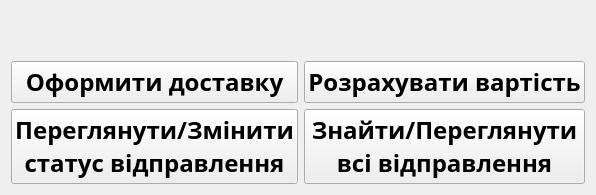
    <widget class="QWidget" name="mainMenuWidget">
     <layout class="QGridLayout" name="gridLayout">
      <item row="4" column="0">
       <widget class="QPushButton" name="statusShowChangeButton">
        <property name="sizePolicy">
         <sizepolicy hsizetype="Preferred" vsizetype="Preferred">
          <horstretch>0</horstretch>
          <verstretch>0</verstretch>
         </sizepolicy>
        </property>
        <property name="font">
         <font>
          <family>Berlin Sans FB Demi</family>
          <pointsize>18</pointsize>
          <bold>true</bold>
         </font>
        </property>
        <property name="styleSheet">
         <string notr="true">background-image: url(:/images/images/status.jpg);
</string>
        </property>
        <property name="text">
         <string>Переглянути/Змінити
статус відправлення</string>
        </property>
       </widget>
      </item>
      <item row="1" column="0" colspan="2">
       <widget class="QLabel" name="mainGreetingLabel">
        <property name="sizePolicy">
         <sizepolicy hsizetype="Preferred" vsizetype="Fixed">
          <horstretch>0</horstretch>
          <verstretch>0</verstretch>
         </sizepolicy>
        </property>
        <property name="font">
         <font>
          <family>Bodoni MT Black</family>
          <pointsize>16</pointsize>
          <italic>false</italic>
          <bold>true</bold>
         </font>
        </property>
        <property name="text">
         <string/>
        </property>
        <property name="alignment">
         <set>Qt::AlignLeading|Qt::AlignLeft|Qt::AlignVCenter</set>
        </property>
       </widget>
      </item>
      <item row="3" column="1">
       <widget class="QPushButton" name="calculateButton">
        <property name="sizePolicy">
         <sizepolicy hsizetype="Preferred" vsizetype="Preferred">
          <horstretch>0</horstretch>
          <verstretch>0</verstretch>
         </sizepolicy>
        </property>
        <property name="font">
         <font>
          <family>Berlin Sans FB Demi</family>
          <pointsize>18</pointsize>
          <bold>true</bold>
         </font>
        </property>
        <property name="styleSheet">
         <string notr="true">background-image: url(:/images/images/calculate.jpg);
</string>
        </property>
        <property name="text">
         <string>Розрахувати вартість</string>
        </property>
       </widget>
      </item>
      <item row="2" column="0" colspan="2">
       <spacer name="verticalSpacer_18">
        <property name="orientation">
         <enum>Qt::Vertical</enum>
        </property>
        <property name="sizeType">
         <enum>QSizePolicy::Fixed</enum>
        </property>
        <property name="sizeHint" stdset="0">
         <size>
          <width>20</width>
          <height>10</height>
         </size>
        </property>
       </spacer>
      </item>
      <item row="3" column="0">
       <widget class="QPushButton" name="arrangeParcelButton">
        <property name="sizePolicy">
         <sizepolicy hsizetype="Preferred" vsizetype="Preferred">
          <horstretch>0</horstretch>
          <verstretch>0</verstretch>
         </sizepolicy>
        </property>
        <property name="font">
         <font>
          <family>Berlin Sans FB Demi</family>
          <pointsize>18</pointsize>
          <bold>true</bold>
         </font>
        </property>
        <property name="autoFillBackground">
         <bool>false</bool>
        </property>
        <property name="styleSheet">
         <string notr="true">background-image: url(:/images/images/arrange.jpg);

</string>
        </property>
        <property name="text">
         <string>Оформити доставку</string>
        </property>
       </widget>
      </item>
      <item row="4" column="1">
       <widget class="QPushButton" name="searchShowAllButton">
        <property name="sizePolicy">
         <sizepolicy hsizetype="Preferred" vsizetype="Preferred">
          <horstretch>0</horstretch>
          <verstretch>0</verstretch>
         </sizepolicy>
        </property>
        <property name="font">
         <font>
          <family>Berlin Sans FB Demi</family>
          <pointsize>18</pointsize>
          <bold>true</bold>
         </font>
        </property>
        <property name="styleSheet">
         <string notr="true">background-image: url(:/images/images/show.jpg);</string>
        </property>
        <property name="text">
         <string>Знайти/Переглянути
всі відправлення</string>
        </property>
       </widget>
      </item>
      <item row="0" column="0" colspan="2">
       <spacer name="verticalSpacer_20">
        <property name="orientation">
         <enum>Qt::Vertical</enum>
        </property>
        <property name="sizeType">
         <enum>QSizePolicy::Fixed</enum>
        </property>
        <property name="sizeHint" stdset="0">
         <size>
          <width>20</width>
          <height>5</height>
         </size>
        </property>
       </spacer>
      </item>
     </layout>
    </widget>
